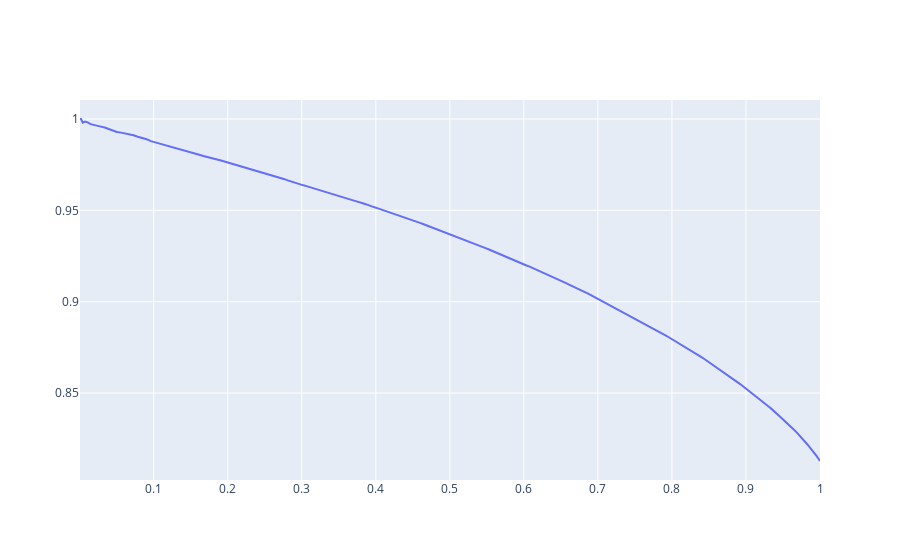

Notebook code for this chart:
### Code cell
import plotly.graph_objects as go

# Create traces
fig = go.Figure()
fig.add_trace(go.Scatter(x=pops, y=precs[:-1],
                    mode='lines',
                    name='lines'))
#fig.add_trace(go.Scatter(y=bins[:-1], x=precs[:-1],
 #                   mode='lines',
  #                  name='lines'))

fig.show()

### Figure 1 — Plotly figure (JSON) as saved in the notebook; plotly's stock layout.template omitted (floating-point values rounded to 4 significant figures; data arrays with more than 128 entries replaced by an {"elided": "..."} marker saying what was removed)
{"data": [{"mode": "lines", "name": "lines", "type": "scatter", "x": {"elided": "500 float values"}, "y": {"elided": "500 float values"}}], "layout": {}}
